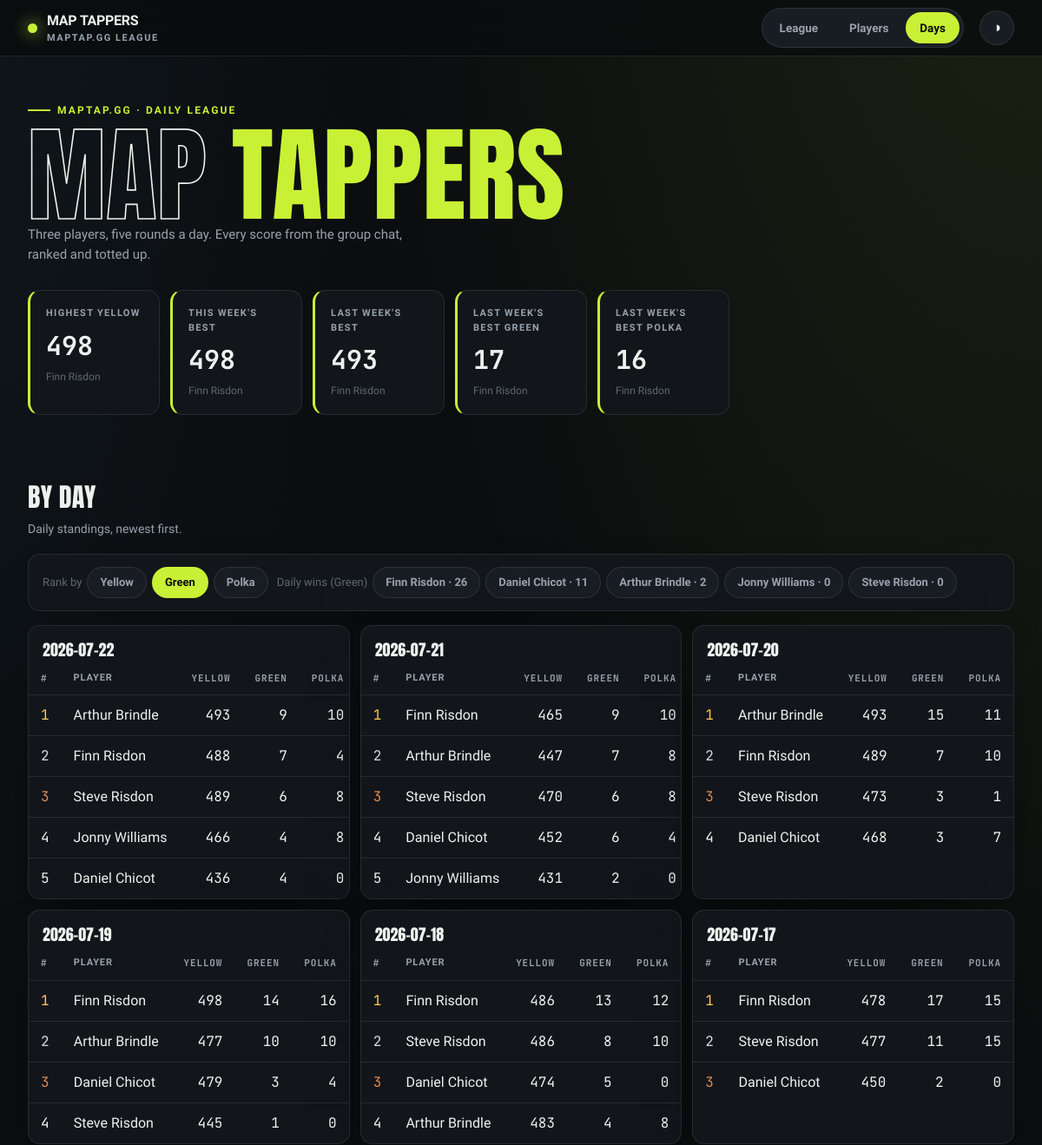
The app's page /days?sort=green (upper part), older data.
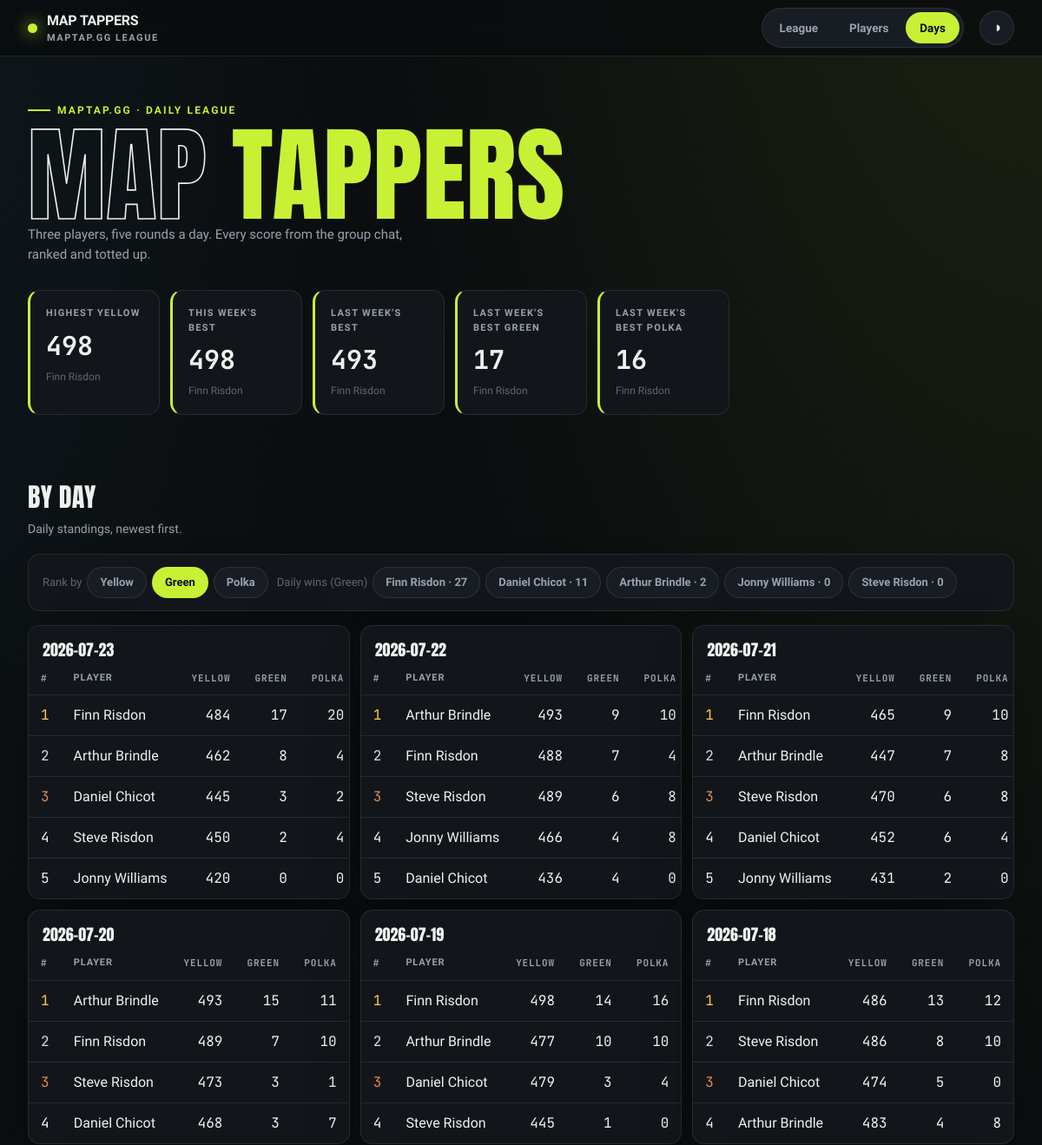
The same page, newer data.
### tables this page shows
CREATE TABLE entries (
    id INTEGER PRIMARY KEY,
    player TEXT NOT NULL,
    game_date TEXT NOT NULL,
    maptap_score INTEGER NOT NULL,
    UNIQUE (player, game_date)
);

### src/maptap/app.py (the view)
@app.get("/days", response_class=HTMLResponse)
def days(request: Request, sort: str = "cumulative"):
    if sort not in ("cumulative", "green", "polka"):
        sort = "cumulative"
    with closing(_conn()) as conn:
        if sort == "green":
            win_counts = green_jersey_win_counts(conn)
        elif sort == "polka":
            win_counts = polka_jersey_win_counts(conn)
        else:
            win_counts = daily_win_counts(conn, metric="cumulative")
        context = {
            "days": daily_leaderboard(conn, sort=sort),
            "win_counts": win_counts,
            "stats": hero_stats(conn),
            "active": "days",
            "sort": sort,
        }
    return templates.TemplateResponse(request, "days.html", context)

### src/maptap/templates/days.html (shortened to what this page needs)
{% extends "base.html" %}
{% block content %}
<h2 class="section-head">By day</h2>
<p class="section-sub">Daily standings, newest first.</p>
<div class="panel toolbar">
    <div class="chips">
        <span class="chip-label">Rank by</span>
        <a class="chip {% if sort == 'cumulative' %}active{% endif %}" href="/days">Yellow</a>
        <a class="chip {% if sort == 'green' %}active{% endif %}" href="/days?sort=green">Green</a>
        <a class="chip {% if sort == 'polka' %}active{% endif %}" href="/days?sort=polka">Polka</a>
    </div>
    <div class="chips">
        <span class="chip-label">Daily wins ({{ 'Green' if sort == 'green' else 'Polka' if sort == 'polka' else 'Yellow' }})</span>
        {% for w in win_counts %}
        <span class="chip static">{{ w.player }} · {{ w.wins }}</span>
        {% endfor %}
    </div>
</div>
<div class="day-grid">
    {% for day in days %}
    <div class="panel table-card">
        <table>
            <caption>{{ day.game_date }}</caption>
            <thead>
                <tr><th class="num">#</th><th class="txt">Player</th><th class="num">Yellow</th><th class="num">Green</th><th class="num">Polka</th></tr>
            </thead>
            <tbody>
                {% for s in day.standings %}
                <tr>
                    <td class="num medal-{{ s.position }}">{{ s.position }}</td>
                    <td class="txt">{{ s.player }}</td>
                    <td class="num">{{ s.cumulative }}</td>
                    <td class="num">{{ s.green }}</td>
                    <td class="num">{{ s.polka }}</td>
                </tr>
                {% endfor %}
            </tbody>
        </table>
    </div>
    {% endfor %}
</div>
{% endblock %}

### src/maptap/templates/base.html (shortened to what this page needs)
<!DOCTYPE html>
<html lang="en-GB" data-theme="dark">
<head>
    <link rel="stylesheet" href="/static/styles.css">
</head>
<body>
    <nav class="nav">
        <div class="wrap nav-inner">
            <div class="brand">
                <span class="dot"></span>
                <span>MAP&nbsp;TAPPERS<small>maptap.gg league</small></span>
            </div>
            <div class="tabs">
                <a class="tab {{ 'active' if active == 'league' else '' }}" href="/">League</a>
                <a class="tab {{ 'active' if active == 'players' else '' }}" href="/players">Players</a>
                <a class="tab {{ 'active' if active == 'days' else '' }}" href="/days">Days</a>
            </div>
            <button class="theme-btn" id="themeBtn" title="Toggle theme" aria-label="Toggle theme">◑</button>
        </div>
    </nav>
    <header class="hero">
        <div class="wrap">
            <span class="hero-tag">maptap.gg · daily league</span>
            <h1><span class="out">Map</span> <span class="em">Tappers</span></h1>
            <p class="hero-sub">Three players, five rounds a day. Every score from the group chat, ranked and totted up.</p>
            <div class="stat-row">
                <div class="stat">
                    <div class="label">Highest Yellow</div>
                    <div class="value">{{ stats.highest_cumulative if stats.highest_cumulative is not none else '—' }}</div>
                    <div class="sub">{{ stats.highest_cumulative_player or '—' }}</div>
                </div>
                <div class="stat">
                    <div class="label">This Week's Best</div>
                    <div class="value">{{ stats.week_best if stats.week_best is not none else '—' }}</div>
                    <div class="sub">{{ stats.week_best_player or 'no rides yet' }}</div>
                </div>
                <div class="stat">
                    <div class="label">Last Week's Best</div>
                    <div class="value">{{ stats.last_week_best if stats.last_week_best is not none else '—' }}</div>
                    <div class="sub">{{ stats.last_week_best_player or 'no rides' }}</div>
                </div>
                <div class="stat">
                    <div class="label">Last Week's Best Green</div>
                    <div class="value">{{ stats.last_week_best_green if stats.last_week_best_green is not none else '—' }}</div>
                    <div class="sub">{{ stats.last_week_best_green_player or 'no rides' }}</div>
                </div>
                <div class="stat">
                    <div class="label">Last Week's Best Polka</div>
                    <div class="value">{{ stats.last_week_best_polka if stats.last_week_best_polka is not none else '—' }}</div>
                    <div class="sub">{{ stats.last_week_best_polka_player or 'no rides' }}</div>
                </div>
            </div>
        </div>
    </header>
    <main class="wrap">
        {% block content %}{% endblock %}
    </main>
</body>
</html>

Row changes from the older to the newer data that the page shows:
no longer on this page (row unchanged): entries: game_date "2026-07-17", position "2", player "Steve Risdon", cumulative "477", green "11", polka "15", entries (position "1", player "Finn Risdon", cumulative "478", green "17", polka "15")
no longer on this page (row unchanged): entries: position "3", player "Daniel Chicot", cumulative "450", green "2", polka "0", shown under "2026-07-17"
computed for entries (number 5 of 33 on the later page): wins "26" → "27"
added entries: game_date "2026-07-23", position "4", player "Steve Risdon", cumulative "450", green "2", polka "4"
added entries: position "1", player "Finn Risdon", cumulative "484", green "17", polka "20", shown under "2026-07-23"
added entries: position "2", player "Arthur Brindle", cumulative "462", green "8", polka "4", shown under "2026-07-23"
added entries: position "3", player "Daniel Chicot", cumulative "445", green "3", polka "2", shown under "2026-07-23"
added entries: position "5", player "Jonny Williams", cumulative "420", green "0", polka "0", shown under "2026-07-23"
